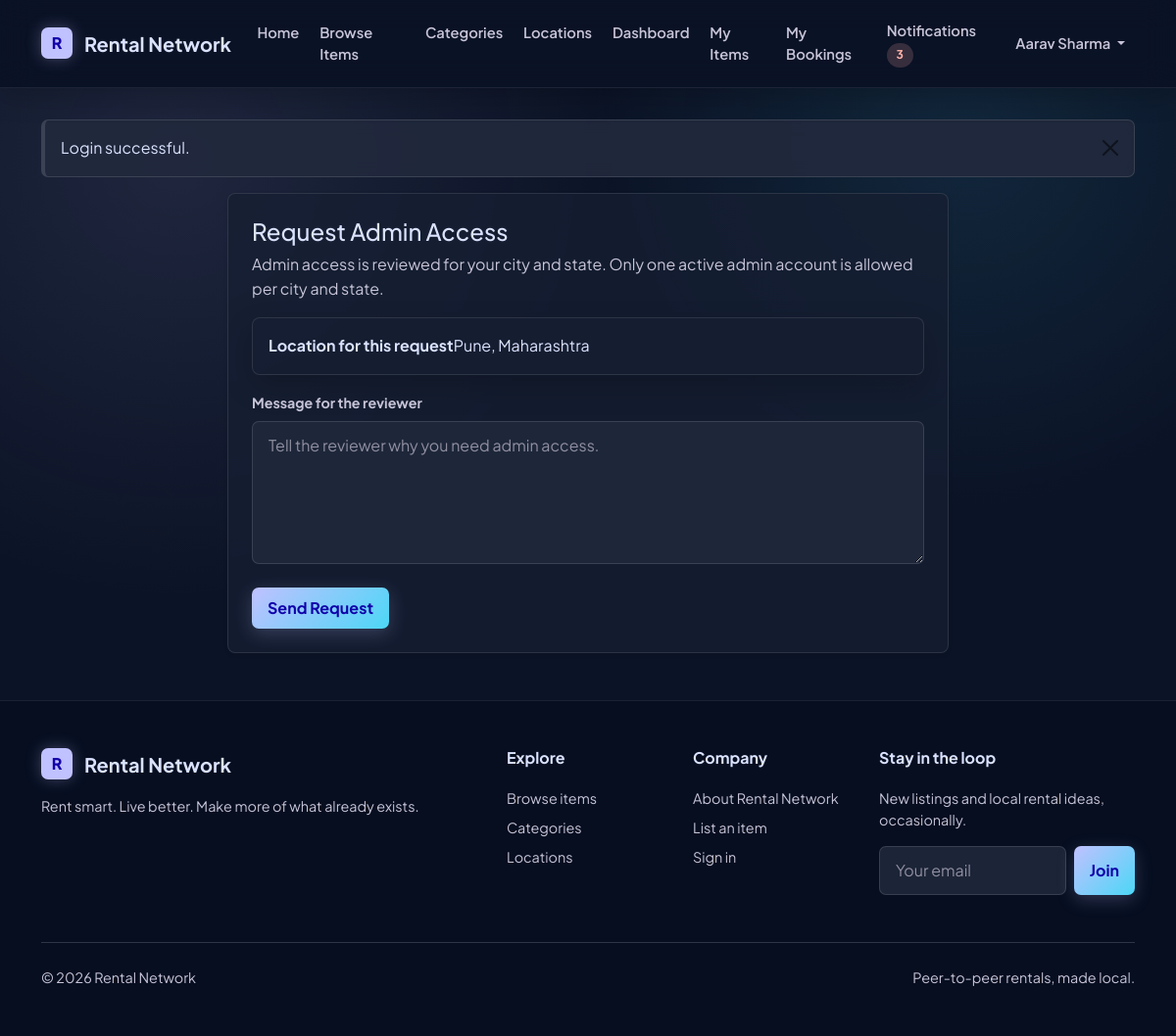
Page /request_admin.php (signed in) on the committed database.
### tables this page shows
CREATE TABLE users (
  user_id INT UNSIGNED AUTO_INCREMENT PRIMARY KEY,
  name VARCHAR(100) NOT NULL,
  email VARCHAR(150) NOT NULL UNIQUE,
  phone VARCHAR(20) NOT NULL,
  password VARCHAR(255) NOT NULL,
  address VARCHAR(255) NOT NULL,
  location_address VARCHAR(255) DEFAULT NULL,
  city VARCHAR(80) NOT NULL,
  state VARCHAR(80) NOT NULL,
  pincode VARCHAR(10) NOT NULL,
  latitude DECIMAL(10,7) DEFAULT NULL,
  longitude DECIMAL(10,7) DEFAULT NULL,
  profile_image VARCHAR(255) DEFAULT NULL,
  role ENUM('User', 'Admin') NOT NULL DEFAULT 'User',
  status ENUM('Active', 'Blocked') NOT NULL DEFAULT 'Active',
  reset_token VARCHAR(255) DEFAULT NULL,
  reset_expires DATETIME DEFAULT NULL,
  created_at TIMESTAMP NOT NULL DEFAULT CURRENT_TIMESTAMP,
  updated_at TIMESTAMP NOT NULL DEFAULT CURRENT_TIMESTAMP ON UPDATE CURRENT_TIMESTAMP,
  INDEX idx_users_role_status (role, status),
  INDEX idx_users_location (city, state, pincode),
  INDEX idx_users_coordinates (latitude, longitude)
);

### request_admin.php (the view, shortened to what this page needs)
<?php
require_once __DIR__ . '/includes/db.php';
$requestStatement = $pdo->prepare('SELECT request_id, request_message, request_status, review_note, created_at, reviewed_at FROM admin_requests WHERE user_id = ? LIMIT 1');
$requestStatement->execute([current_user_id()]);
$existingRequest = $requestStatement->fetch();
require_once __DIR__ . '/includes/header.php';
?>
<div class="row justify-content-center"><div class="col-lg-8"><div class="card shadow-sm"><div class="card-body p-4"><h1 class="h4 mb-2">Request Admin Access</h1><p class="text-muted">Admin access is reviewed for your city and state. Only one active admin account is allowed per city and state.</p>
<?php if ($existingRequest && $existingRequest['request_status'] === 'Pending') : ?><div class="alert alert-info mb-0">Your request is pending review. Submitted on <?php echo e(date('d M Y, h:i A', strtotime($existingRequest['created_at']))); ?>.</div><?php else : ?><form method="post"><div class="location-summary mb-3"><strong>Location for this request</strong><span><?php echo e($user['city']); ?>, <?php echo e($user['state']); ?></span></div><?php if ($existingRequest && $existingRequest['request_status'] === 'Rejected') : ?><div class="alert alert-warning">Your previous request was not approved. <?php echo e($existingRequest['review_note'] ?: 'You may submit a new request.'); ?></div><?php endif; ?><div class="mb-4"><label class="form-label" for="request_message">Message for the reviewer</label><textarea class="form-control" id="request_message" name="request_message" rows="5" maxlength="500" placeholder="Tell the reviewer why you need admin access."><?php echo e($requestMessage); ?></textarea></div><button class="btn btn-brand" type="submit">Send Request</button></form><?php endif; ?></div></div></div></div>
<?php require_once __DIR__ . '/includes/footer.php'; ?>

### includes/navbar.php (shortened to what this page needs)
<?php
require_once __DIR__ . '/db.php';
$navUser = null;
$unreadCount = 0;
if (is_logged_in()) {
    try {
        $navUser = current_user($pdo);
        if ($navUser) {
            $unreadCount = unread_notification_count($pdo, (int) $navUser['user_id']);
        }
    } catch (Throwable $exception) {
        $navUser = null;
        $unreadCount = 0;
    }
}
?>
<nav class="navbar navbar-expand-lg navbar-light site-navbar sticky-top">
    <div class="container">
        <a class="navbar-brand brand-lockup" href="<?php echo e(base_url('index.php')); ?>">
            <span class="brand-mark" aria-hidden="true">R</span>
            <span>Rental Network</span>
        </a>
        <div class="collapse navbar-collapse" id="mainNavbar">
            <ul class="navbar-nav me-auto mb-2 mb-lg-0">
                <li class="nav-item">
                    <a class="nav-link" href="<?php echo e(base_url('index.php')); ?>">Home</a>
                </li>
                <li class="nav-item">
                    <a class="nav-link" href="<?php echo e(base_url('items/browse_items.php')); ?>">Browse Items</a>
                </li>
                <li class="nav-item">
                    <a class="nav-link" href="<?php echo e(base_url('categories/categories.php')); ?>">Categories</a>
                </li>
                <li class="nav-item">
                    <a class="nav-link" href="<?php echo e(base_url('items/locations.php')); ?>">Locations</a>
                </li>
                <?php if (is_logged_in()) : ?>
                    <li class="nav-item">
                        <a class="nav-link" href="<?php echo e(base_url('dashboard.php')); ?>">Dashboard</a>
                    </li>
                    <li class="nav-item">
                        <a class="nav-link" href="<?php echo e(base_url('items/my_items.php')); ?>">My Items</a>
                    </li>
                    <li class="nav-item">
                        <a class="nav-link" href="<?php echo e(base_url('booking/my_bookings.php')); ?>">My Bookings</a>
                    </li>
                <?php endif; ?>
            </ul>
            <ul class="navbar-nav ms-auto mb-2 mb-lg-0 align-items-lg-center">
                <?php if (is_logged_in() && $navUser) : ?>
                    <li class="nav-item">
                        <a class="nav-link" href="<?php echo e(base_url('notifications/notifications.php')); ?>">
                            Notifications
                            <?php if ($unreadCount > 0) : ?>
                                <span class="badge rounded-pill text-bg-danger"><?php echo e($unreadCount); ?></span>
                            <?php endif; ?>
                        </a>
                    </li>
                    <li class="nav-item dropdown">
                        <a class="nav-link dropdown-toggle" href="#" role="button" data-bs-toggle="dropdown" aria-expanded="false">
                            <?php echo e($navUser['name']); ?>
                        </a>
                    </li>
                <?php endif; ?>
            </ul>
        </div>
    </div>
</nav>

### rows in the picture
users: name "Aarav Sharma", city "Pune", state "Maharashtra"

### other values in the picture
$unreadCount "3"
$flash['message'] "Login successful."
